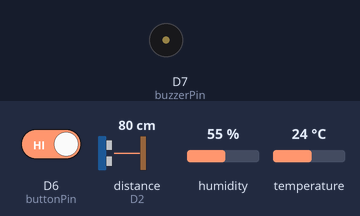
This sketch was run on a simulated ESP8266 (NodeMCU). Shown: buzzer (waves = sounding, pin HIGH). Wiring (inferred from the names in the program): DHT11 sensor: data D4; ultrasonic range finder: trigger D1; echo D2. The inputs (shaded band) are chosen by the test bench; at power-on: D6 (buttonPin) HIGH, distance to the obstacle (sensor on D2) 80 cm, humidity 55 %, temperature 24 °C. The echo pulse lasts 58.3 µs per cm; WiFi joins after 1.5 s; servers stay silent unless stated; pins used as bus, display or sensor lines are not drawn; what the sketch prints to the serial monitor is not drawn.

Above: at 2.8 s.
2.9 s: D6 (buttonPin) driven LOW
At 6.9 s:
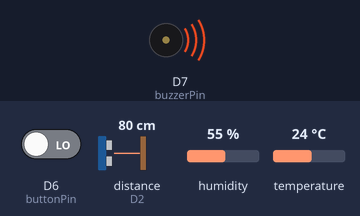
13.7 s: D6 (buttonPin) driven HIGH
At 14.7 s:
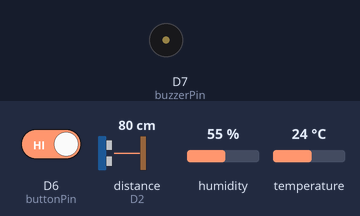
Timing chart, 0 to 16.7 s (numbered marks = the images above; inputs shaded):
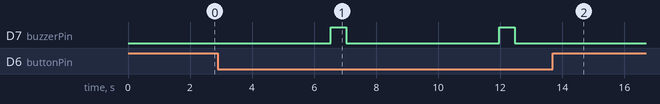

Measured:
- after the input at 2.9 s, D7 (buzzerPin): alternates HIGH for 0.50 s and LOW for 4.9 s, starting after 3.6 s
- after the input at 13.7 s, D7 (buzzerPin): stops changing and stays LOW

The sketch:

thingspeak_tweet.ino
```cpp
#include <ESP8266WiFi.h>
#include <WiFiClient.h>
#include <ThingSpeak.h>
#include <BlynkSimpleEsp8266.h>

//Inisialisasi untuk Ultrasonic sensor
const int trigPin = D1;
const int echoPin = D2;
long duration;
int distance;

char ssid[]= "knosre";
char pass[] = "sukasuka";

int status = WL_IDLE_STATUS;
WiFiClient client;

//dht11
#include "dht.h"
#define dht_apin D4 // Analog Pin sensor is connected to
dht DHT;

//buzzer
const int buttonPin= D6;
const int buzzerPin= D7;
int buttonState= 0;

//tweet
#include <WiFiServer.h>
#include <WiFiUdp.h>
String API = "IM7HHQR7WPHV0SOS";
String tweet = "Hello world. @esp8266";


//Inisialisasi untuk ThingSpeak
unsigned long myChannelNumber = 726575;
const char * myWriteAPIKey = "CDLNWSYM9BPQPX2Y";
//const char * myReadAPIKey = "MSKCYX820985L84H";
const int fieldNumber = 1; //field number yang akan di isi dengan data

void setup()
{
  pinMode(trigPin, OUTPUT); // Sets the trigPin as an Output
  pinMode(echoPin, INPUT); // Sets the echoPin as an Input
  Serial.begin(9600);
  delay(100);

  //buzzer
  pinMode(buttonPin, INPUT);
  pinMode(buzzerPin, OUTPUT);

  // Connect to WiFi network
  Serial.println();
  Serial.println();
  Serial.print("Connecting to ");
  Serial.println(ssid);
  WiFi.begin(ssid, pass);
  while (WiFi.status() != WL_CONNECTED)
  {
   delay(500);
   Serial.print(".");
  }
  Serial.println("");
  Serial.println("WiFi connected");
  // Print the IP address
  Serial.println(WiFi.localIP());

  //Memulai koneksi dengan ThingSpeak server
  ThingSpeak.begin(client);
}

void loop()
{
  buttonRead();
  readUltrasonicSensor();
  suhuKelembapan();
}

void sendThingSpeakData(int distance)
{
  ThingSpeak.writeField(myChannelNumber, fieldNumber, distance, myWriteAPIKey);
  delay (1000); //Free user hanya bisa mengupdate setiap 15 detik
}

void sendThingSpeakData2(int humidity)
{
  ThingSpeak.writeField(myChannelNumber, 2, humidity, myWriteAPIKey);
  delay (1000); //Free user hanya bisa mengupdate setiap 15 detik
}

void sendThingSpeakData3(int temperature)
{
  ThingSpeak.writeField(myChannelNumber, 3, temperature, myWriteAPIKey);
  delay (1000); //Free user hanya bisa mengupdate setiap 15 detik
}

void readUltrasonicSensor()
{
  // Clears the trigPin
  digitalWrite(trigPin, LOW);
  delayMicroseconds(2);

  // Sets the trigPin on HIGH state for 10 micro seconds
  digitalWrite(trigPin, HIGH);
  delayMicroseconds(10);
  digitalWrite(trigPin, LOW);

  // Reads the echoPin, returns the sound wave travel time in microseconds
  duration = pulseIn(echoPin, HIGH);

  // Calculating the distance
  distance= duration*0.034/2;

  // Prints the distance on the Serial Monitor
  Serial.print("Distance: ");
  Serial.println(distance);

  sendThingSpeakData(distance);
}

void suhuKelembapan()
{
    DHT.read11(dht_apin);
    Serial.print("Current humidity = ");
    Serial.print(DHT.humidity);
    Serial.print("%  ");
    Serial.print("temperature = ");
    Serial.print(DHT.temperature);
    Serial.println("C  ");
    delay(1000);//Wait 5 seconds before accessing sensor again.

    sendThingSpeakData2(DHT.humidity);
    sendThingSpeakData3(DHT.temperature);
}

void buzzerOn()
{
  digitalWrite(buzzerPin, HIGH);
  delay(500);
  digitalWrite(buzzerPin, LOW);
}

void buttonRead() //button+buzzer+tweet
{
  buttonState= digitalRead(buttonPin);
  if(buttonState == LOW)
  {
    //Serial.println("Button Pressed");
    //Blynk.notify("Button is pressed");
    //Blynk.email("toviddd@gmail.com", "hi from blynk and arduino", "Ilham / 16070, Tofid/16070");
    client.print("GET /apps/thingtweet/1/statuses/update?key=" + API + "&status=" + tweet + " HTTP/1.1\r\n");
    client.print("Host: api.thingspeak.com\r\n");
    client.print("Accept: */*\r\n");
    client.print("User-Agent: Mozilla/4.0 (compatible; esp8266 Lua; Windows NT 5.1)\r\n");
    client.print("\r\n");
    buzzerOn();
  }
}
```
